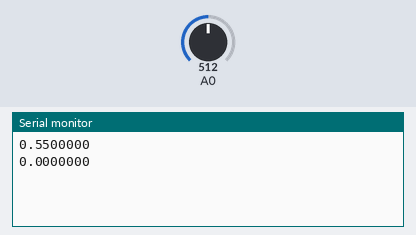
A sketch run on a simulated Arduino Uno, built for the host (arithmetic inside an expression is 32-bit, double 64-bit). Parts: the last lines printed to the serial monitor. The inputs (shaded band) are chosen by the test bench; at power-on: A0 = 512.

Above: at 1.8 s.
1.9 s: A0 set to 716
At 2.7 s:
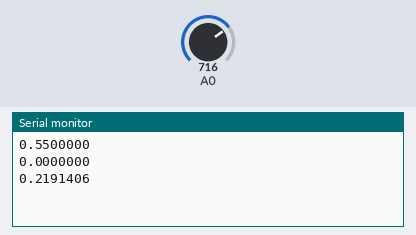
3.4 s: A0 set to 900
At 4.8 s:
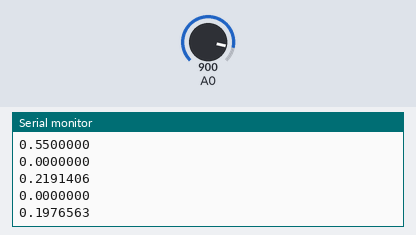
Timing chart, 0 to 6.4 s (numbered marks = the images above; inputs shaded):
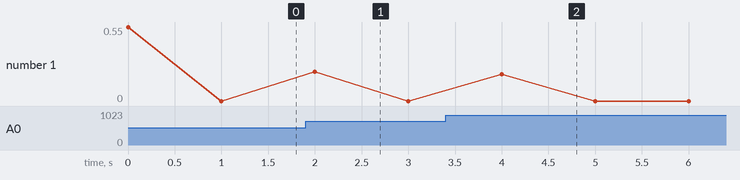

Measured:
- after the input at 1.9 s, the serial monitor: prints a new line after 0.10 s (image 1)
- after the input at 3.4 s, the serial monitor: prints a new line after 0.60 s (image 2)

The sketch:

CO_test2.ino
```cpp
#define ADC_span                  (float)1024.0
#define ADC_ref                   1.1
#define CO_full_range             500
#define CO_Vout_span              1.6f

void setup() {
  // put your setup code here, to run once:
  Serial.begin(115200);
  analogReference(INTERNAL1V1);
  pinMode(A0,INPUT);
}

void loop() {
  // put your main code here, to run repeatedly:
  uint16_t analog = 0;
  char data_str[10] = {0};
  static float pre = 0;
  float val = 0;
  //Serial.print("current voltage = ");Serial.print( (float)analog*5/1024 );Serial.println("V");
  val = ((float)analogRead(A0) * ADC_ref / ADC_span);
  //Serial.print("current voltage = ");Serial.print( );Serial.println("V");// * CO_full_range / CO_Vout_span );Serial.println("ppm");
  Serial.println(val - pre,7);
  pre = val;
  delay(1000);
}
```
